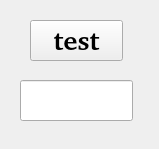
<?xml version="1.0" encoding="UTF-8"?>
<ui version="4.0">
 <class>MainWindow</class>
 <widget class="QMainWindow" name="MainWindow">
  <property name="geometry">
   <rect>
    <x>0</x>
    <y>0</y>
    <width>159</width>
    <height>149</height>
   </rect>
  </property>
  <property name="windowTitle">
   <string>MainWindow</string>
  </property>
  <widget class="QWidget" name="centralWidget">
   <widget class="QPushButton" name="pButton_test">
    <property name="geometry">
     <rect>
      <x>30</x>
      <y>20</y>
      <width>93</width>
      <height>41</height>
     </rect>
    </property>
    <property name="font">
     <font>
      <family>Bitstream Charter</family>
      <pointsize>20</pointsize>
      <weight>75</weight>
      <bold>true</bold>
     </font>
    </property>
    <property name="text">
     <string>test</string>
    </property>
   </widget>
   <widget class="QLineEdit" name="lEdit_out">
    <property name="geometry">
     <rect>
      <x>20</x>
      <y>80</y>
      <width>113</width>
      <height>41</height>
     </rect>
    </property>
    <property name="font">
     <font>
      <family>URW Chancery L</family>
      <pointsize>26</pointsize>
      <italic>true</italic>
     </font>
    </property>
   </widget>
  </widget>
 </widget>
 <layoutdefault spacing="6" margin="11"/>
 <resources/>
 <connections>
  <connection>
   <sender>pButton_test</sender>
   <signal>clicked()</signal>
   <receiver>MainWindow</receiver>
   <slot>slot_test()</slot>
   <hints>
    <hint type="sourcelabel">
     <x>111</x>
     <y>93</y>
    </hint>
    <hint type="destinationlabel">
     <x>267</x>
     <y>102</y>
    </hint>
   </hints>
  </connection>
 </connections>
 <slots>
  <slot>slot_test()</slot>
 </slots>
</ui>
